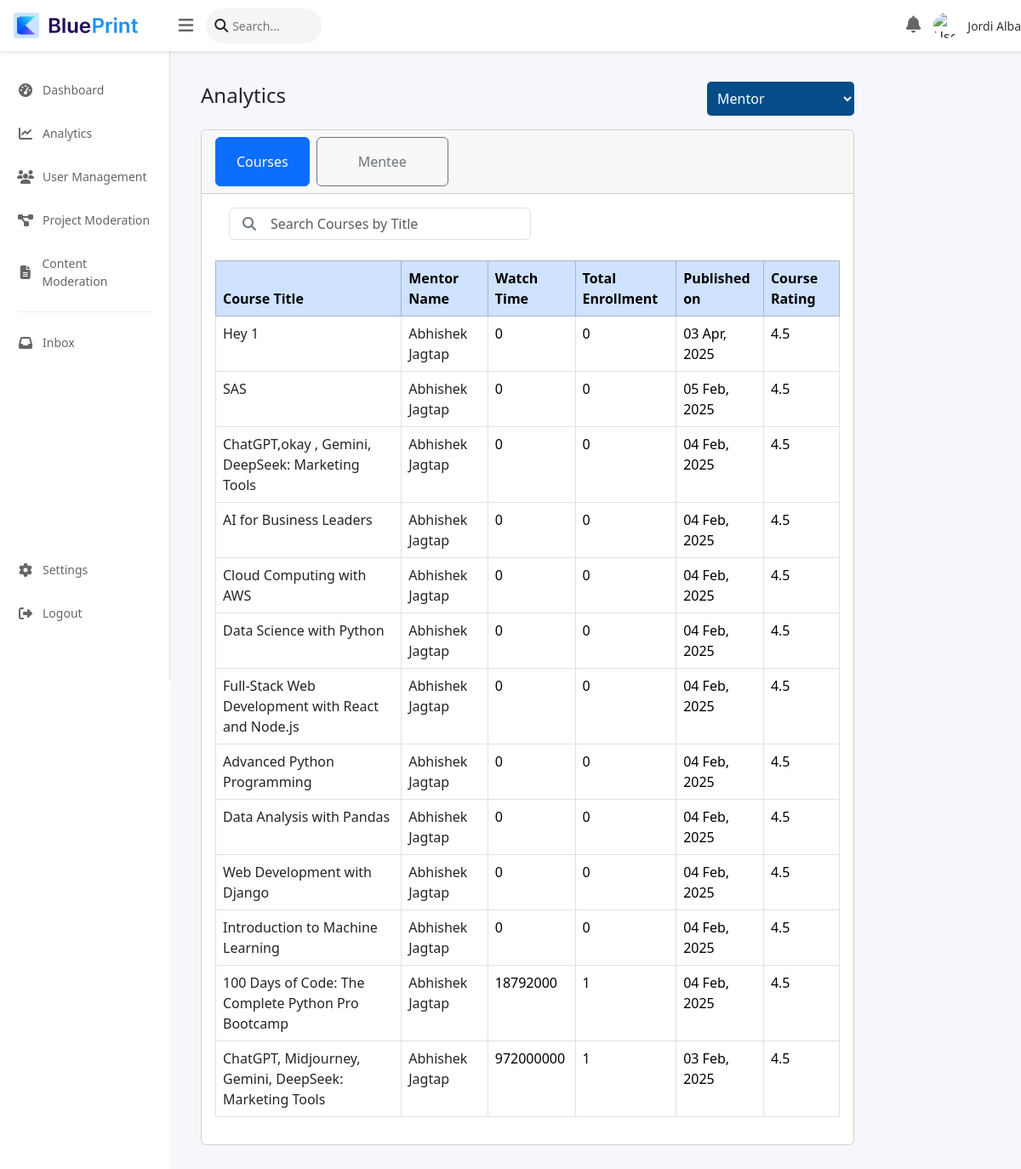
Page /AdminDashboard/mentor_user/ (signed in) on the committed database.
### Training/models.py (models this page shows, shortened)
class Course(models.Model):
    STATUS_CHOICES = [
        ('draft', 'Draft'),
        ('submitted', 'Submitted'),
    ]
    CATEGORY_CHOICES = [
        ('development', 'Development'),
        ('business', 'Business'),
        ('finance', 'Finance & Accounting'),
        ('it_software', 'IT & Software'),
        ('office_productivity', 'Office Productivity'),
        ('personal_development', 'Personal Development'),
        ('design', 'Design'),
        ('marketing', 'Marketing'),
        ('lifestyle', 'Lifestyle'),
        ('photography_video', 'Photography & Video'),
        ('health_fitness', 'Health & Fitness'),
        ('music', 'Music'),
        ('teaching_academics', 'Teaching & Academics'),
    ]
    instructor = models.ForeignKey(CustomUser, on_delete=models.CASCADE, related_name='courses')
    title = models.CharField(max_length=255)
    subtitle = models.CharField(max_length=255)
    slug = models.SlugField(unique=True, blank=True)
    overview = models.TextField()
    thumbnail = models.ImageField(upload_to='course_thumbnails/')
    featured_video = models.FileField(upload_to='featured_videos/', null=True, blank=True)
    level = models.CharField(max_length=20, choices=[
        ('beginner', 'Beginner'),
        ('intermediate', 'Intermediate'),
        ('advanced', 'Advanced')
    ])
    prerequisites = models.TextField()
    skills = models.TextField(help_text="List of skills covered in the course", blank=True)
    category = models.CharField(max_length=50, choices=CATEGORY_CHOICES)
    price = models.DecimalField(max_digits=10, decimal_places=2)
    discount = models.DecimalField(max_digits=10, decimal_places=2, null=True, blank=True, default=0)
    is_free = models.BooleanField(default=False)
    status = models.CharField(max_length=10, choices=STATUS_CHOICES, default='draft')
    created_at = models.DateTimeField(auto_now_add=True)
    updated_at = models.DateTimeField(auto_now=True)
    class Meta:
        unique_together = ('title', 'instructor')  # Prevents duplicate course names for the same instructor

### AdminDashboard/views.py (the view, shortened to what this page needs)
# urls.py: path('mentor_user/', views.mentor_user_view, name='mentor_user'),
@login_required
def mentor_user_view(request):
    if not request.user.is_staff:
        return render(request, '403.html', status=403)
    course_search_query = request.GET.get('course_search', '')
    mentee_search_query = request.GET.get('mentee_search', '')
    all_courses = Course.objects.all()
    print(f"Total courses in database: {all_courses.count()}")
    if all_courses.exists():
        print(f"All course titles: {[course.title for course in all_courses]}")
    else:
        print("No courses in the database.")
    mentors = CustomUser.objects.filter(user_type='instructor')  # Changed from 'mentor' to 'instructor'
    print(f"Number of instructors: {mentors.count()}")
    if mentors.exists():
        print(f"Instructors: {[mentor.get_full_name() for mentor in mentors]}")
    else:
        print("No instructors found.")
    course_instructors = Course.objects.values('instructor__id', 'instructor__user_type').distinct()
    print(f"Course instructors: {list(course_instructors)}")
    courses_query = Course.objects.filter(instructor__in=mentors).select_related('instructor')
    print(f"Number of courses for instructors (before search): {courses_query.count()}")
    if courses_query.exists():
        print(f"Courses for instructors: {[course.title for course in courses_query]}")
    else:
        print("No courses found for instructors.")
    courses = courses_query.order_by('-created_at')
    course_data = []
    for course in courses:
        total_enrollment = Enrollment.objects.filter(course=course).count()
        watch_time = LessonProgress.objects.filter(
            course=course,
            completed=True
        ).aggregate(total_watch_time=Sum('lesson__duration'))['total_watch_time'] or 0
        watch_time_seconds = watch_time.total_seconds() if watch_time else 0
        course_rating = 4.5
        course_data.append({
            'course': course,
            'mentor_name': course.instructor.get_full_name(),
            'watch_time': int(watch_time_seconds),
            'total_enrollment': total_enrollment,
            'published_on': course.created_at,
            'rating': course_rating,
        })
    mentee_data = []
    for mentor in mentors:
        total_mentees = Enrollment.objects.filter(course__instructor=mentor).values('user').distinct().count()
        avg_price = Course.objects.filter(instructor=mentor).aggregate(Avg('price'))['price__avg'] or 0
        mentor_rating = 4.3  # Placeholder; replace with actual logic if available
        if mentee_search_query:
            if not (mentee_search_query.lower() in mentor.get_full_name().lower()):
                continue
        mentee_data.append({
            'mentor': mentor,
            'total_mentees': total_mentees,
            'price': int(avg_price),
            'rating': mentor_rating,
        })
    context = {
        'course_data': course_data,
        'mentee_data': mentee_data,
        'course_search_query': course_search_query,
        'mentee_search_query': mentee_search_query,
    }
    print(f"Course data length: {len(course_data)}")
    print(f"Mentee data length: {len(mentee_data)}")
    return render(request, 'mentor_user.html', context)

### Users/context_processors.py (called while the page is built)
def navbar_counts(request):
    if request.user.is_authenticated:
        received_followers = FollowRequest.objects.filter(to_user=request.user, status='accepted').count()
        sent_followers = FollowRequest.objects.filter(from_user=request.user, status='accepted').count()
        return {
            'message_count': Message.objects.filter(receiver=request.user, is_read=False).count(),  # Count unread messages
            'request_count': FollowRequest.objects.filter(to_user=request.user, status='pending').count(),
            'followers_count': received_followers + sent_followers  # Count both sides
        }
    return {}

def unread_messages_count(request):
    if request.user.is_authenticated:
        unread_messages = Message.objects.filter(receiver=request.user, is_read=False).order_by('-timestamp')
        unread_count = unread_messages.count()
        latest_message = unread_messages.first()  # Get latest unread message
        latest_message_info = {
            "id": latest_message.id if latest_message else None,
            "sender": latest_message.sender.first_name if latest_message else None
        }
        return {
            "unread_messages": unread_count,
            "latest_unread_message": latest_message_info
        }
    return {}

def cart_context(request):
    cart_count = CartItem.objects.filter(user=request.user).count() if request.user.is_authenticated else 0
    return {'cart_count': cart_count}

### AdminDashboard/templates/mentor_user.html (shortened to what this page needs)
{% extends 'sidebar.html' %}
{% load static %}
{% block content %}
<!DOCTYPE html>
<html lang="en">
<head>
    <link rel="stylesheet" href="https://cdn.jsdelivr.net/npm/bootstrap@5.3.0/dist/css/bootstrap.min.css">
    <link href="https://cdn.jsdelivr.net/npm/bootstrap@5.3.3/dist/css/bootstrap.min.css" rel="stylesheet">
</head>
<body>
    <div class="container-fluid">
        <div class="row">
            <div class="col-12 col-md-9 col-lg-10 p-3">
                <div class="d-flex justify-content-between align-items-center mb-3">
                    <h4>Analytics</h4>
                    <select class="dropdown-opt" onchange="window.location.href=this.value;">
                        <option value="{% url 'mentor_user' %}" selected>Mentor</option>
                    </select>
                </div>
                <div class="card">
                    <div class="card-header d-flex">
                        <button class="btn btn-outline-primary me-2 px-4 py-3 active"
                            onclick="showSection('course')">Courses</button>
                        <button class="btn btn-outline-secondary px-5 py-3" onclick="showSection('mentee')">Mentee</button>
                    </div>
                    <div id="course" class="content-section active p-3">
                        <div class="row mb-4">
                            <div class="col-10 col-md-6 mx-3">
                                <form method="GET" action="{% url 'mentor_user' %}">
                                    <div class="position-relative">
                                        <input type="text" class="form-control ps-5" name="course_search"
                                            placeholder="Search Courses by Title" value="{{ course_search_query }}">
                                        <i class="fa-solid fa-magnifying-glass position-absolute top-50 start-0 translate-middle-y ms-3 text-secondary"></i>
                                    </div>
                                </form>
                            </div>
                        </div>
                        <div class="table-responsive">
                            <table class="table table-bordered table-hover">
                                <thead class="table-primary">
                                    <tr>
                                        <th>Course Title</th>
                                        <th>Mentor Name</th>
                                        <th>Watch Time</th>
                                        <th>Total Enrollment</th>
                                        <th>Published on</th>
                                        <th>Course Rating</th>
                                    </tr>
                                </thead>
                                <tbody>
                                    {% for data in course_data %}
                                        <tr>
                                            <td>
                                                <a href="{% url 'mentor_course_details' course_id=data.course.id %}"
                                                   class="text-decoration-none text-dark">
                                                    {{ data.course.title }}
                                                </a>
                                            </td>
                                            <td>
                                                <a href="{% url 'mentor_course_details' course_id=data.course.id %}"
                                                   class="text-decoration-none text-dark">
                                                    {{ data.mentor_name }}
                                                </a>
                                            </td>
                                            <td>{{ data.watch_time }}</td>
                                            <td>{{ data.total_enrollment }}</td>
                                            <td>{{ data.published_on|date:"d M, Y" }}</td>
                                            <td>{{ data.rating }}</td>
                                        </tr>
                                    {% empty %}
                                        <tr>
                                            <td colspan="6" class="text-center">No courses found.</td>
                                        </tr>
                                    {% endfor %}
                                </tbody>
                            </table>
                        </div>
                    </div>
                </div>
            </div>
        </div>
    </div>
</body>
</html>
{% endblock %}

### AdminDashboard/templates/mentor_user.html (style rules this page uses)
.dropdown-opt { background-color: #064c89; color: white; padding: 8px; border-radius: 5px; font-size: 16px; border: none; outline: none; cursor: pointer; }
.dropdown-opt option { background: lightgray; color: black; }
.content-section { display: none; }
.content-section.active { display: block; }

### rows in the picture
Course: course "Hey 1", mentor_name "Abhishek Jagtap", watch_time "0", total_enrollment "0", published_on "03 Apr, 2025", rating "4.5"
Course: course "SAS", mentor_name "Abhishek Jagtap", watch_time "0", total_enrollment "0", published_on "05 Feb, 2025", rating "4.5"
Course: course "ChatGPT,okay , Gemini, DeepSeek: Marketing Tools", mentor_name "Abhishek Jagtap", watch_time "0", total_enrollment "0", published_on "04 Feb, 2025", rating "4.5"
Course: course "AI for Business Leaders", mentor_name "Abhishek Jagtap", watch_time "0", total_enrollment "0", published_on "04 Feb, 2025", rating "4.5"
Course: course "Cloud Computing with AWS", mentor_name "Abhishek Jagtap", watch_time "0", total_enrollment "0", published_on "04 Feb, 2025", rating "4.5"
Course: course "Data Science with Python", mentor_name "Abhishek Jagtap", watch_time "0", total_enrollment "0", published_on "04 Feb, 2025", rating "4.5"
Course: course "Full-Stack Web Development with React and Node.js", mentor_name "Abhishek Jagtap", watch_time "0", total_enrollment "0", published_on "04 Feb, 2025", rating "4.5"
Course: course "Advanced Python Programming", mentor_name "Abhishek Jagtap", watch_time "0", total_enrollment "0", published_on "04 Feb, 2025", rating "4.5"
Course: course "Data Analysis with Pandas", mentor_name "Abhishek Jagtap", watch_time "0", total_enrollment "0", published_on "04 Feb, 2025", rating "4.5"
Course: course "Web Development with Django", mentor_name "Abhishek Jagtap", watch_time "0", total_enrollment "0", published_on "04 Feb, 2025", rating "4.5"
Course: course "Introduction to Machine Learning", mentor_name "Abhishek Jagtap", watch_time "0", total_enrollment "0", published_on "04 Feb, 2025", rating "4.5"
Course: course "100 Days of Code: The Complete Python Pro Bootcamp", mentor_name "Abhishek Jagtap", watch_time "18792000", total_enrollment "1", published_on "04 Feb, 2025", rating "4.5"
Course: course "ChatGPT, Midjourney, Gemini, DeepSeek: Marketing Tools", mentor_name "Abhishek Jagtap", watch_time "972000000", total_enrollment "1", published_on "03 Feb, 2025", rating "4.5"
